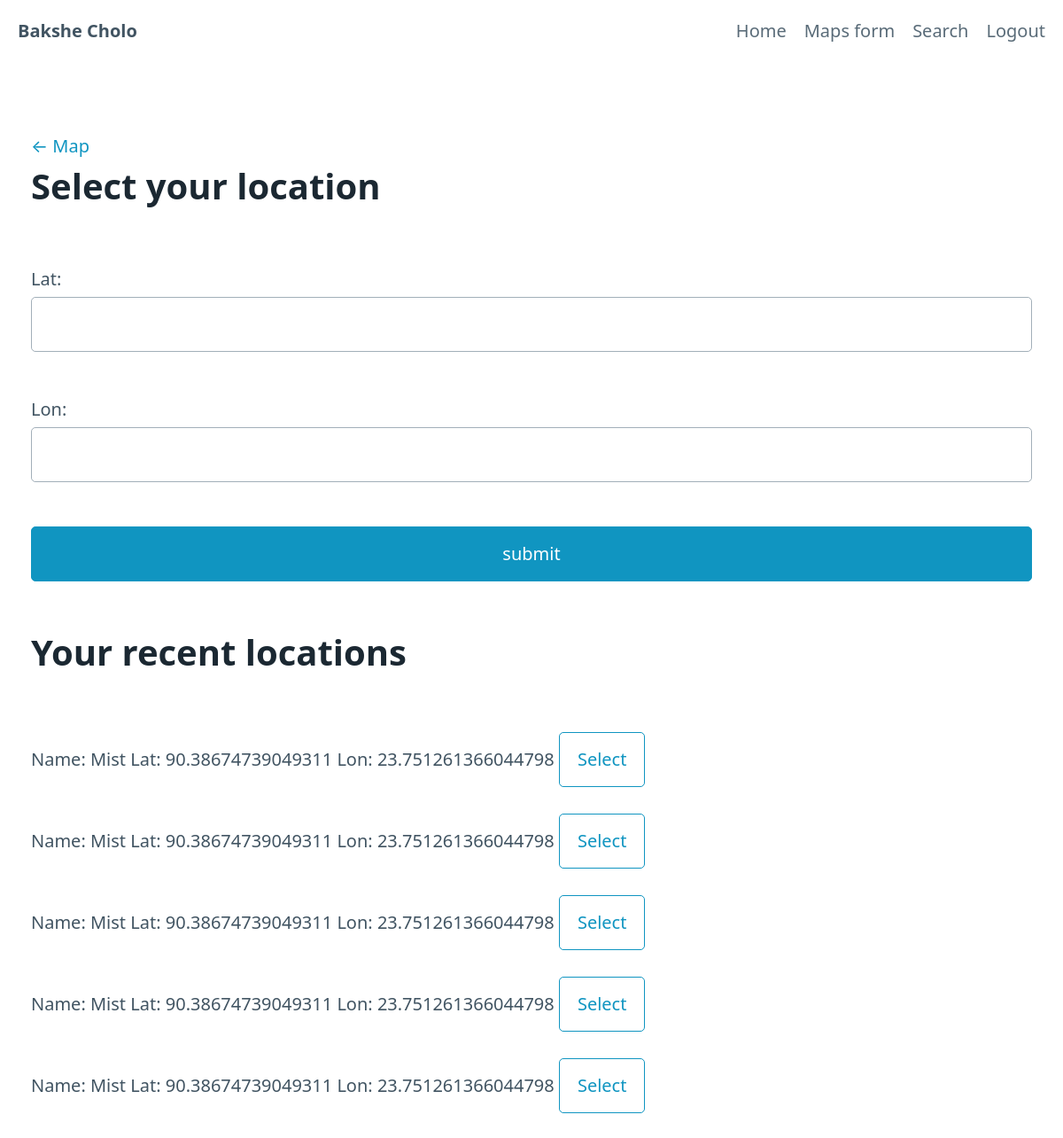
The page /maps_form (signed in) on the database its author committed.
### bakshe_cholo_app/models.py (models this page shows)
class User_Coordinates(models.Model):
    designation=models.ForeignKey(User,on_delete=models.CASCADE,null=True)
    lat = models.FloatField(max_length=20)
    lon = models.FloatField(max_length=20)
    created_at = models.DateTimeField(auto_now_add=True)

### bakshe_cholo_app/views.py (the view, shortened to what this page needs)
# urls.py: path('maps_form',views.coordinates_form, name = 'coordinates-form'),
@login_required
def coordinates_form(request):
    coordinates = User_Coordinates()
    form = UserCoordinatesForm()
    '''
    grab latest submitted user coordinate of the currently logged in user and show the recent 5 coordinate as recent position
    '''
    recent_coordinates=User_Coordinates.objects.filter(designation=request.user).order_by('-created_at')
    recent_coordinates=recent_coordinates[:5]
    context = {
        'coordinates': recent_coordinates,
        'form' : form,
    }
    return render(request, 'bakshe_cholo_app/maps_form.html', context)

### bakshe_cholo_app/forms.py
class UserCoordinatesForm(forms.ModelForm):
      class Meta:
            model = User_Coordinates
            fields= ('lat','lon')

### bakshe_cholo_app/templates/bakshe_cholo_app/maps_form.html (shortened to what this page needs)
{% extends 'bakshe_cholo_app/base.html' %}
{% block content %}
<div class="header-bar">
        <a href="{% url 'maps' %}">&#8592; Map</a>
</div>
{% if user.is_authenticated %}
<h1>Select your location </h1>
<div class="card-body">
    <form method= "POST" action ="">
         {{form.as_p}}
         <input class="button" type="submit" value="submit">
    </form>
</div>
<h1> Your recent locations </h1>
<div container="grid">
{% for data in coordinates %}
    <div>
    Name: {{user.username}}
    Lat: {{data.lat}}
    Lon: {{data.lon}}
    <a href="#" role="button" class="outline" onclick="show_data({{data.lat}},{{data.lon}})">Select</a>
    </div>
    <br>
{% endfor %}
</div>
{%else%}
   <h1> Login to continue </h1>
{% endif %}
{% endblock %}

### bakshe_cholo_app/templates/bakshe_cholo_app/base.html (shortened to what this page needs)
<html lang="en">
  <head>
    {% load static %}
    <link rel="stylesheet" href="{% static 'css/login.css' %}">
    <link rel="stylesheet" href="{% static 'css/pico.min.css' %}">
  </head>
  <body>
    <nav class='container-fluid'>
      <ul>
        <li><strong>Bakshe Cholo</strong></li>
      </ul>
      <ul>
        <li><a href="{% url 'home' %}" class='secondary'>Home</a></li>
        <li><a href="{% url 'coordinates-form' %}" class='secondary'>Maps form</a></li>
        {%if user.is_authenticated %}
        <li><a href="{% url 'search' %}" class='secondary' >Search</a></li>
        <li><a href="{% url 'logout' %}" class='secondary' >Logout</a></li>
        {% endif %}
      </ul>
    </nav>
    <main class="container">
      {% block content %}
      {% endblock content %}
    </main>
  </body>
</html>

### bakshe_cholo_app/static/css/login.css (style rules this page uses)
body > main { display: flex; flex-direction: column; justify-content: center; min-height: calc(100vh - 7rem); padding: 1rem 0; }
@media (min-width: 576px) { body > main { padding: 1.25rem 0; } }
@media (min-width: 768px) { body > main { padding: 1.5rem 0; } }
@media (min-width: 992px) { body > main { padding: 1.75rem 0; } }
@media (min-width: 1200px) { body > main { padding: 2rem 0; } }

### rows shown on the page
User_Coordinates: lat "90.38674739049311", lon "23.751261366044798"
User_Coordinates: lat "90.38674739049311", lon "23.751261366044798"
User_Coordinates: lat "90.38674739049311", lon "23.751261366044798"
User_Coordinates: lat "90.38674739049311", lon "23.751261366044798"
User_Coordinates: lat "90.38674739049311", lon "23.751261366044798"

### other values the page prints
{{ user.username }} "Mist"
